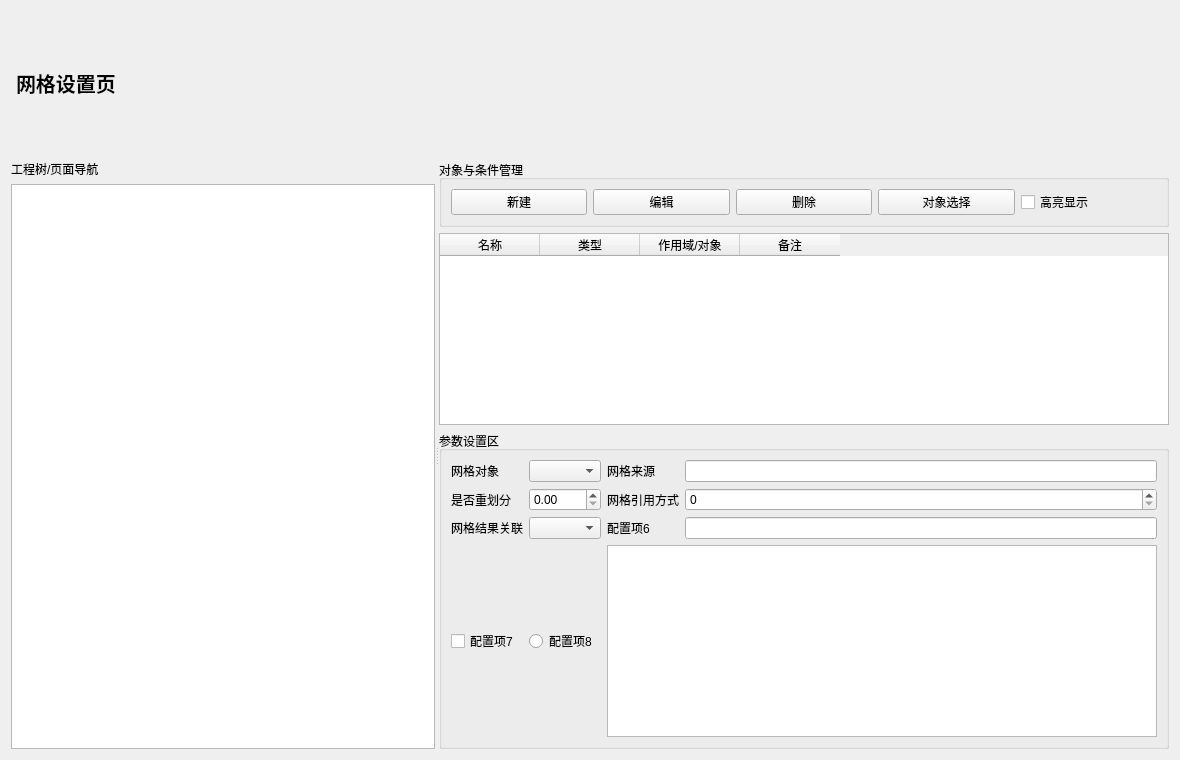
<?xml version="1.0" encoding="UTF-8"?>
<ui version="4.0">
 <class>SolverMeshSettingPage</class>
 <widget class="QWidget" name="SolverMeshSettingPage">
  <property name="geometry"><rect><x>0</x><y>0</y><width>1180</width><height>760</height></rect></property>
  <layout class="QVBoxLayout" name="rootLayout">
   <item>
    <widget class="QLabel" name="titleLabel">
     <property name="styleSheet"><string notr="true">font-size:20px;font-weight:700;padding:4px 0;</string></property>
     <property name="text"><string>网格设置页</string></property>
    </widget>
   </item>
   <item>
    <widget class="QSplitter" name="mainSplitter">
     <property name="orientation"><enum>Qt::Horizontal</enum></property>
     <widget class="QWidget" name="leftPanel">
      <layout class="QVBoxLayout" name="leftLayout">
       <item><widget class="QLabel" name="leftLabel"><property name="text"><string>工程树/页面导航</string></property></widget></item>
       <item><widget class="QListWidget" name="navListWidget"/></item>
      </layout>
     </widget>
     <widget class="QWidget" name="rightPanel">
      <layout class="QVBoxLayout" name="rightLayout">
       <item>
        <widget class="QGroupBox" name="toolbarGroup">
         <property name="title"><string>对象与条件管理</string></property>
         <layout class="QHBoxLayout" name="toolbarLayout">
          <item><widget class="QPushButton" name="addButton"><property name="text"><string>新建</string></property></widget></item>
          <item><widget class="QPushButton" name="editButton"><property name="text"><string>编辑</string></property></widget></item>
          <item><widget class="QPushButton" name="removeButton"><property name="text"><string>删除</string></property></widget></item>
          <item><widget class="QPushButton" name="pickButton"><property name="text"><string>对象选择</string></property></widget></item>
          <item><widget class="QCheckBox" name="highlightCheckBox"><property name="text"><string>高亮显示</string></property></widget></item>
         </layout>
        </widget>
       </item>
       <item>
        <widget class="QTableWidget" name="topTableWidget">
         <column><property name="text"><string>名称</string></property></column>
         <column><property name="text"><string>类型</string></property></column>
         <column><property name="text"><string>作用域/对象</string></property></column>
         <column><property name="text"><string>备注</string></property></column>
        </widget>
       </item>
       <item>
        <widget class="QGroupBox" name="paramGroup">
         <property name="title"><string>参数设置区</string></property>
         <layout class="QGridLayout" name="paramLayout">
          <item row="0" column="0"><widget class="QLabel" name="label1"><property name="text"><string>网格对象</string></property></widget></item>
          <item row="0" column="1"><widget class="QComboBox" name="combo1"/></item>
          <item row="0" column="2"><widget class="QLabel" name="label2"><property name="text"><string>网格来源</string></property></widget></item>
          <item row="0" column="3"><widget class="QLineEdit" name="line2"/></item>
          <item row="1" column="0"><widget class="QLabel" name="label3"><property name="text"><string>是否重划分</string></property></widget></item>
          <item row="1" column="1"><widget class="QDoubleSpinBox" name="double3"/></item>
          <item row="1" column="2"><widget class="QLabel" name="label4"><property name="text"><string>网格引用方式</string></property></widget></item>
          <item row="1" column="3"><widget class="QSpinBox" name="spin4"/></item>
          <item row="2" column="0"><widget class="QLabel" name="label5"><property name="text"><string>网格结果关联</string></property></widget></item>
          <item row="2" column="1"><widget class="QComboBox" name="combo5"/></item>
          <item row="2" column="2"><widget class="QLabel" name="label6"><property name="text"><string>配置项6</string></property></widget></item>
          <item row="2" column="3"><widget class="QLineEdit" name="line6"/></item>
          <item row="3" column="0"><widget class="QCheckBox" name="check7"><property name="text"><string>配置项7</string></property></widget></item>
          <item row="3" column="1"><widget class="QRadioButton" name="radio8"><property name="text"><string>配置项8</string></property></widget></item>
          <item row="3" column="2" colspan="2"><widget class="QTextEdit" name="memoTextEdit"/></item>
         </layout>
        </widget>
       </item>
      </layout>
     </widget>
    </widget>
   </item>
  </layout>
 </widget>
 <resources/>
 <connections/>
</ui>
